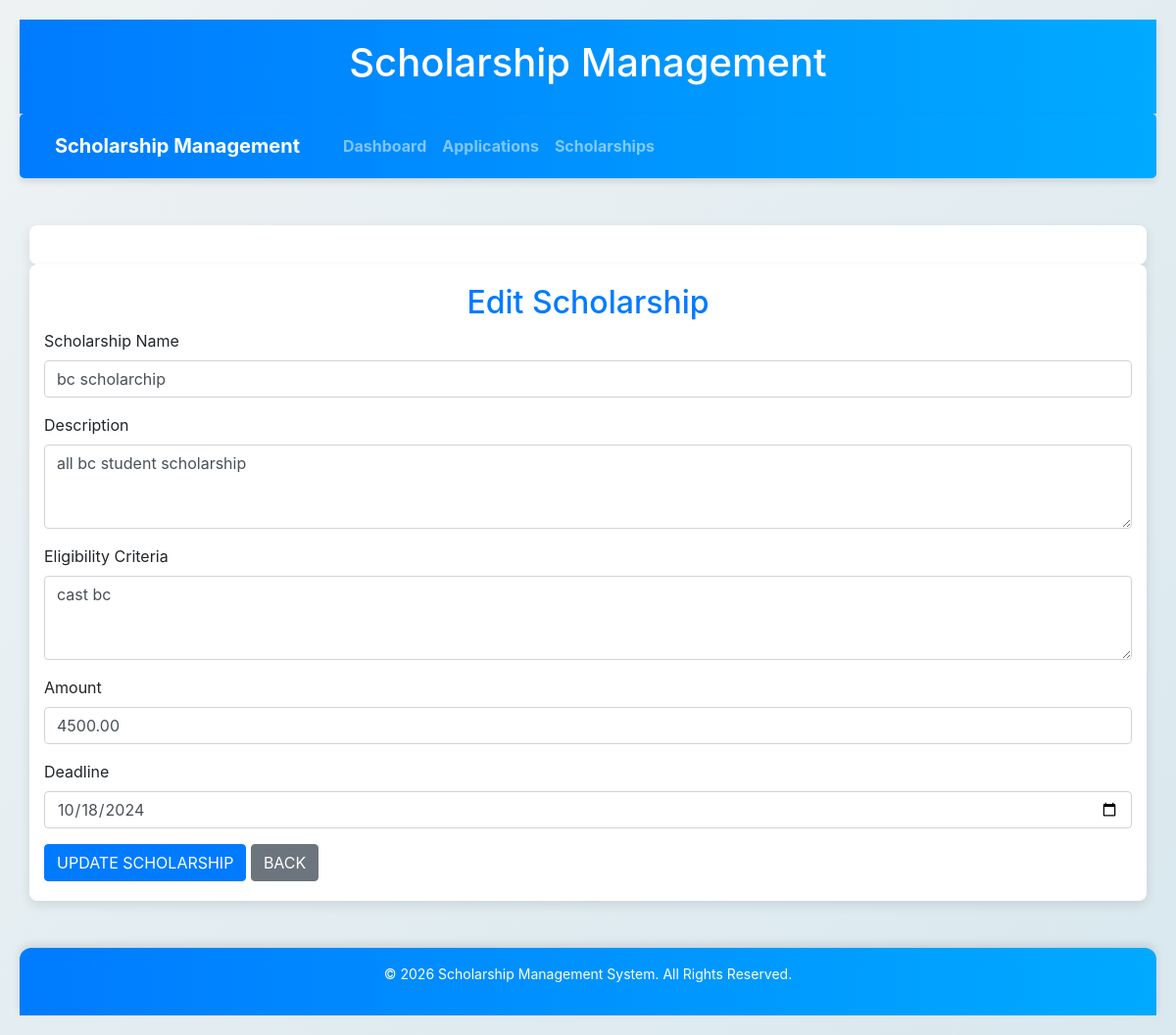
Page /scholarship_management/modules/scholarship/edit_scholarship.php?id=1 on the committed database.
### tables this page shows
CREATE TABLE `scholarships` (
  `id` int(11) NOT NULL,
  `scholarship_id` int(100) NOT NULL,
  `scholarship_name` varchar(100) NOT NULL,
  `description` text DEFAULT NULL,
  `eligibility_criteria` text NOT NULL,
  `amount` decimal(10,2) NOT NULL,
  `deadline` date NOT NULL
);

### scholarship_management/modules/scholarship/edit_scholarship.php (the view, shortened to what this page needs)
<?php
include '../../config/db.php';
include '../../templates/header.php';
include '../../templates/navbar.php';
$scholarship = null;
if (isset($_GET['id'])) {
    $id = $_GET['id'];
    try {
        $query = "SELECT * FROM scholarships WHERE scholarship_id = :id";
        $stmt = $conn->prepare($query);
        $stmt->bindParam(':id', $id, PDO::PARAM_INT);
        $stmt->execute();
        $scholarship = $stmt->fetch(PDO::FETCH_ASSOC);
    } catch (Exception $e) {
        echo "Error fetching scholarship: " . $e->getMessage();
        exit();
    }
}
?>
<div class="container">
    <h2>Edit Scholarship</h2>
    <?php if ($scholarship): ?>
    <form method="POST" action="edit_scholarship.php">
        <div class="form-group">
            <label for="scholarship_name">Scholarship Name</label>
            <input type="text" class="form-control" id="scholarship_name" name="scholarship_name" value="<?php echo htmlspecialchars($scholarship['scholarship_name']); ?>" required>
        </div>
        <div class="form-group">
            <label for="description">Description</label>
            <textarea class="form-control" id="description" name="description" rows="3" required><?php echo htmlspecialchars($scholarship['description']); ?></textarea>
        </div>
        <div class="form-group">
            <label for="eligibility_criteria">Eligibility Criteria</label>
            <textarea class="form-control" id="eligibility_criteria" name="eligibility_criteria" rows="3" required><?php echo htmlspecialchars($scholarship['eligibility_criteria']); ?></textarea>
        </div>
        <div class="form-group">
            <label for="amount">Amount</label>
            <input type="number" class="form-control" id="amount" name="amount" step="0.01" value="<?php echo htmlspecialchars($scholarship['amount']); ?>" required>
        </div>
        <div class="form-group">
            <label for="deadline">Deadline</label>
            <input type="date" class="form-control" id="deadline" name="deadline" value="<?php echo htmlspecialchars($scholarship['deadline']); ?>" required>
        </div>
        <button type="submit" class="btn btn-primary">Update Scholarship</button>
        <a href="list_scholarships.php" class="btn btn-secondary">Back</a>
    </form>
    <?php else: ?>
        <p class="text-danger">Scholarship not found. Please go back to the <a href="list_scholarships.php">scholarship list</a>.</p>
    <?php endif; ?>
</div>
<?php include '../../templates/footer.php'; ?>

### scholarship_management/assets/css/styles.css (style rules this page uses)
* { margin: 0; padding: 0; box-sizing: border-box; }
body { font-family: 'Segoe UI', Tahoma, Geneva, Verdana, sans-serif; background-color: #f0f2f5; padding: 20px; color: #333; }
.container { width: 100%; max-width: 1200px; margin: auto; padding: 20px; background: #ffffff; border-radius: 8px; box-shadow: 0px 4px 12px rgba(0, 0, 0, 0.1); }
h2 { font-size: 2rem; color: #007bff; text-align: center; margin-bottom: 20px; font-weight: bold; }
.btn { padding: 5px 10px; color: #fff; border: none; border-radius: 4px; text-transform: uppercase; font-weight: bold; cursor: pointer; transition: background-color 0.3s ease; font-size: 0.85rem; }

### leave_management/assets/css/style.css (style rules this page uses)
* { margin: 0; padding: 0; box-sizing: border-box; }
body { font-family: 'Poppins', sans-serif; background: linear-gradient(135deg, #eef2f3, #d9e8ef); color: #333; line-height: 1.6; }
.btn { background-color: #007BFF; color: white; padding: 10px 20px; border: none; border-radius: 5px; cursor: pointer; font-size: 16px; text-align: center; }

### rows in the picture
scholarships: scholarship_name "bc scholarchip", description "all bc student scholarship", eligibility_criteria "cast bc", amount "4500.00", deadline "10/18/2024"
